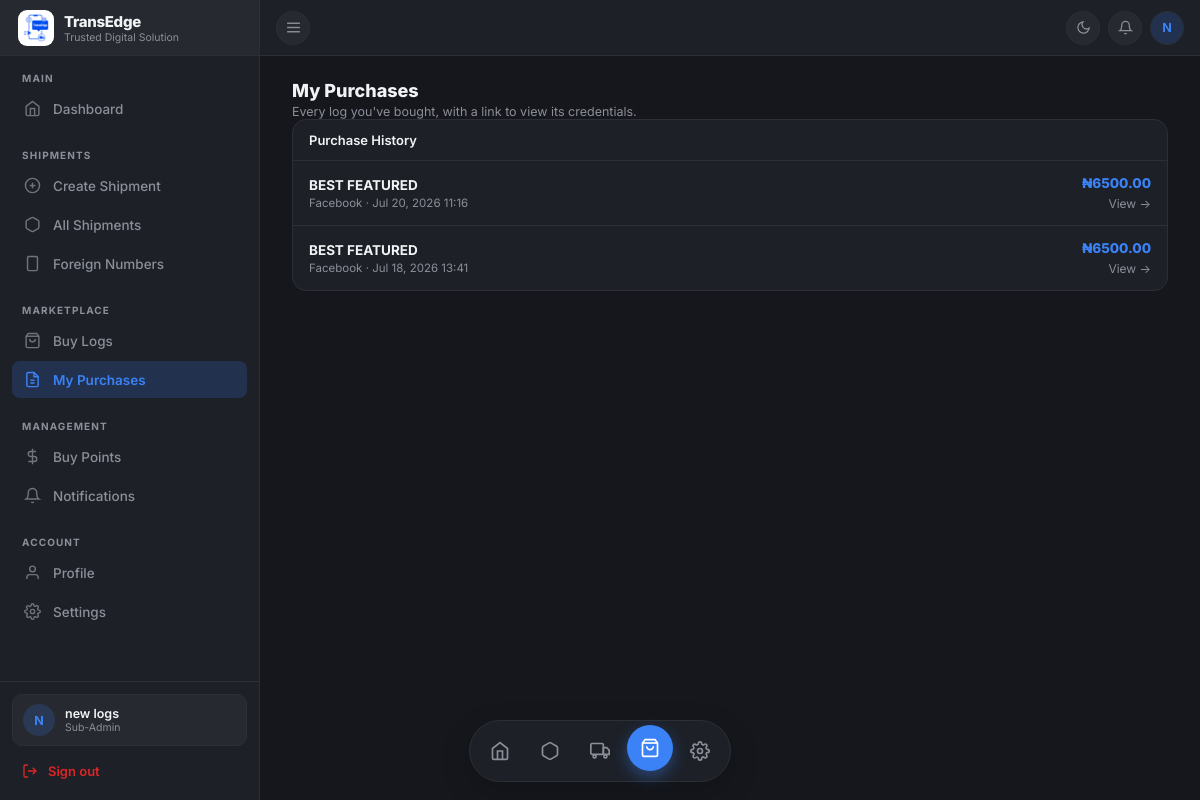
The app's page /shipping/buy-logs/purchases/ (signed in) with its own data.
### Business/models.py (models this page shows, shortened)
class User(AbstractBaseUser, PermissionsMixin):
    class Role(models.TextChoices):
        ADMIN     = "admin",     "Admin"
        STAFF     = "staff",     "Staff"
        SUB_ADMIN = "sub_admin", "Sub Admin"
    id          = models.UUIDField(primary_key=True, default=uuid.uuid4, editable=False)
    email       = models.EmailField(unique=True)
    full_name   = models.CharField(max_length=255)
    phone       = models.CharField(max_length=20, blank=True)
    role        = models.CharField(max_length=10, choices=Role.choices, default=Role.STAFF)
    is_active   = models.BooleanField(default=True)
    is_staff    = models.BooleanField(default=False)
    date_joined = models.DateTimeField(default=timezone.now)
    groups = models.ManyToManyField(
        'auth.Group',
        related_name='business_user_set',
        blank=True,
    )
    user_permissions = models.ManyToManyField(
        'auth.Permission',
        related_name='business_user_set',
        blank=True,
    )
    objects = UserManager()
    USERNAME_FIELD  = "email"
    REQUIRED_FIELDS = ["full_name"]

class Purchase(models.Model):
    id        = models.UUIDField(primary_key=True, default=uuid.uuid4, editable=False)
    buyer     = models.ForeignKey(
        settings.AUTH_USER_MODEL, on_delete=models.CASCADE,
        related_name="log_purchases",
    )
    product   = models.ForeignKey(
        BuyLogs, on_delete=models.CASCADE, related_name="purchases"
    )
    log       = models.OneToOneField(
        BuyLogDetails, on_delete=models.CASCADE, related_name="purchase"
    )
    account   = models.ForeignKey(
        Account, on_delete=models.SET_NULL, null=True,
        related_name="log_purchases",
        help_text="Wallet the purchase was debited from.",
    )
    amount        = models.DecimalField(max_digits=10, decimal_places=2)
    purchased_at  = models.DateTimeField(auto_now_add=True)
    class Meta:
        ordering = ["-purchased_at"]

class BuyLogs(models.Model):
    id          = models.UUIDField(primary_key=True, default=uuid.uuid4, editable=False)
    category    = models.ForeignKey(Category, on_delete=models.PROTECT, related_name="products")
    title       = models.CharField(max_length=200)
    image       = models.ImageField(upload_to="categories/")
    description = models.TextField()
    price       = models.DecimalField(max_digits=10, decimal_places=2)
    active      = models.BooleanField(default=True)
    created_at  = models.DateTimeField(auto_now_add=True)
    updated_at  = models.DateTimeField(auto_now=True)
    class Meta:
        ordering = ["category", "title"]
        verbose_name = "Log Product"
        verbose_name_plural = "Log Products"

class Category(models.Model):
    name       = models.CharField(max_length=50, unique=True)
    slug       = models.SlugField(max_length=60, unique=True, blank=True)
    icon       = models.CharField(max_length=60, blank=True, help_text="Font Awesome class, e.g. 'fab fa-facebook'")
    is_active  = models.BooleanField(default=True)
    order      = models.PositiveIntegerField(default=0)
    created_at = models.DateTimeField(auto_now_add=True)
    class Meta:
        ordering = ["order", "name"]
        verbose_name_plural = "Categories"

### Business/views.py (the view)
# urls.py: path("buy-logs/purchases/", views.my_purchases, name="buy-logs-my-purchases"),
@sub_admin_required
def my_purchases(request):
    purchases = (
        Purchase.objects
        .filter(buyer=request.user)
        .select_related("product", "log")
    )
    return render(request, "buy_logs/my_purchases.html", {"purchases": purchases})

### Business/context_processors.py (called while the page is built)
def unread_notifications(request):
    user = getattr(request, "user", None)
    if not user or not user.is_authenticated or user.role != User.Role.SUB_ADMIN:
        return {"unread_notifications": 0}
    unread_private = Notification.objects.filter(
        recipient=user, is_read=False
    ).count()
    read_public_ids = NotificationRead.objects.filter(
        user=user
    ).values_list("notification_id", flat=True)
    unread_public = Notification.objects.filter(
        is_public=True, recipient__isnull=True
    ).exclude(id__in=read_public_ids).count()
    return {"unread_notifications": unread_private + unread_public}

def branding(request):
    ref = request.session.get("active_referral_code")
    profile = SubAdminProfile.objects.filter(referral_code=ref).first() if ref else None
    settings_ctx = (
        SubAdminSiteSettings.for_user(profile.user) if profile
        else default_settings_context()
    )
    return {
        "settings": settings_ctx,
        "profile": profile,
        "testimonials": Testimonial.objects.filter(is_active=True).order_by("sort_order"),
        "gallery_images": BrandGalleryImage.objects.filter(is_active=True).order_by("sort_order"),
    }

### Business/views.py (called while the page is built)
def sub_admin_required(view_func):
    @wraps(view_func)
    @login_required
    def wrapper(request, *args, **kwargs):
        profile = getattr(request.user, "sub_admin_profile", None)
        if profile is None or profile.approval_status != SubAdminProfile.ApprovalStatus.APPROVED:
            messages.error(request, "Your sub-admin account isn't approved yet.")
            return redirect("sub-admin-dashboard")
        return view_func(request, *args, **kwargs)
    return wrapper

### Business/templates/buy_logs/my_purchases.html (shortened to what this page needs)
{% extends "admin/subadmin/base.html" %}
{% block content %}
<div class="page-head">
  <h1>My Purchases</h1>
  <p>Every log you've bought, with a link to view its credentials.</p>
</div>
<div class="section">
  <div class="section-header">
    <h3>Purchase History</h3>
  </div>
  {% for purchase in purchases %}
  <a href="{% url 'buy-logs-receipt' pk=purchase.pk %}" class="purchase-row">
    <div class="purchase-main">
      <div class="purchase-title">{{ purchase.product.title }}</div>
      <div class="purchase-meta">{{ purchase.product.category.name }} · {{ purchase.purchased_at|date:"M d, Y H:i" }}</div>
    </div>
    <div class="purchase-right">
      <div class="purchase-amount">₦{{ purchase.amount|floatformat:2 }}</div>
      <span class="purchase-arrow">View →</span>
    </div>
  </a>
  {% empty %}
  <div class="empty-cell">You haven't bought any logs yet.</div>
  {% endfor %}
</div>
{% endblock %}

### Business/templates/admin/subadmin/base.html (shortened to what this page needs)
{% load static %}
<!DOCTYPE html>
<html lang="en" data-theme="dark">
<head>
</head>
<body>
<aside class="sidebar" id="sidebar">
  <button type="button" class="sidebar-logo" id="sidebarLogoToggle" aria-label="Toggle sidebar">
    <div class="logo-mark-sb">
      <img src="{% static 'images/transedge-logo.png' %}" alt="TransEdge">
    </div>
    <div class="logo-text">
      <div class="name">TransEdge</div>
      <div class="tag">Trusted Digital Solution</div>
    </div>
  </button>
  <div class="sidebar-section">
    <div class="sidebar-label">Main</div>
    <a href="{% url 'sub-admin-dashboard' %}" class="sb-nav-item {% if request.resolver_match.url_name == 'sub-admin-dashboard' %}active{% endif %}">
      <svg width="17" height="17" fill="none" viewBox="0 0 24 24" stroke="currentColor" stroke-width="2"><path d="M3 9l9-7 9 7v11a2 2 0 01-2 2H5a2 2 0 01-2-2z"/><polyline points="9 22 9 12 15 12 15 22"/></svg>
      <span class="nav-text">Dashboard</span>
    </a>
  </div>
  <div class="sidebar-section">
    <div class="sidebar-label">Shipments</div>
    <a href="{% url 'sub-admin-shipment-create' %}" class="sb-nav-item {% if request.resolver_match.url_name == 'sub-admin-shipment-create' %}active{% endif %}">
      <svg width="17" height="17" fill="none" viewBox="0 0 24 24" stroke="currentColor" stroke-width="2"><circle cx="12" cy="12" r="10"/><line x1="12" y1="8" x2="12" y2="16"/><line x1="8" y1="12" x2="16" y2="12"/></svg>
      <span class="nav-text">Create Shipment</span>
    </a>
    <a href="{% url 'sub-admin-shipment-list' %}" class="sb-nav-item {% if request.resolver_match.url_name == 'sub-admin-shipment-list' %}active{% endif %}">
      <svg width="17" height="17" fill="none" viewBox="0 0 24 24" stroke="currentColor" stroke-width="2"><path d="M21 16V8a2 2 0 00-1-1.73l-7-4a2 2 0 00-2 0l-7 4A2 2 0 003 8v8a2 2 0 001 1.73l7 4a2 2 0 002 0l7-4A2 2 0 0021 16z"/></svg>
      <span class="nav-text">All Shipments</span>
    </a>
    <a href="{% url 'sub-admin-buy-foreign-number' %}" class="sb-nav-item {% if request.resolver_match.url_name == 'sub-admin-buy-foreign-number' %}active{% endif %}">
      <svg width="17" height="17" fill="none" viewBox="0 0 24 24" stroke="currentColor" stroke-width="2"><rect x="5" y="2" width="14" height="20" rx="2"/><line x1="12" y1="18" x2="12.01" y2="18"/></svg>
      <span class="nav-text">Foreign Numbers</span>
    </a>
  </div>
  <div class="sidebar-section">
    <div class="sidebar-label">Marketplace</div>
    <a href="{% url 'buy-logs-browse' %}" class="sb-nav-item ">
      <svg width="17" height="17" fill="none" viewBox="0 0 24 24" stroke="currentColor" stroke-width="2"><path d="M6 2L3 6v14a2 2 0 002 2h14a2 2 0 002-2V6l-3-4z"/><line x1="3" y1="6" x2="21" y2="6"/><path d="M16 10a4 4 0 01-8 0"/></svg>
      <span class="nav-text">Buy Logs</span>
    </a>
    <a href="{% url 'buy-logs-my-purchases' %}" class="sb-nav-item {% if request.resolver_match.url_name == 'buy-logs-my-purchases' or request.resolver_match.url_name == 'buy-logs-receipt' %}active{% endif %}">
      <svg width="17" height="17" fill="none" viewBox="0 0 24 24" stroke="currentColor" stroke-width="2"><path d="M14 2H6a2 2 0 00-2 2v16a2 2 0 002 2h12a2 2 0 002-2V8z"/><polyline points="14 2 14 8 20 8"/><line x1="9" y1="13" x2="15" y2="13"/><line x1="9" y1="17" x2="15" y2="17"/></svg>
      <span class="nav-text">My Purchases</span>
    </a>
  </div>
  <div class="sidebar-section">
    <div class="sidebar-label">Management</div>
    <a href="{% url 'sub-admin-buy-points' %}" class="sb-nav-item {% if request.resolver_match.url_name == 'sub-admin-buy-points' %}active{% endif %}">
      <svg width="17" height="17" fill="none" viewBox="0 0 24 24" stroke="currentColor" stroke-width="2"><line x1="12" y1="1" x2="12" y2="23"/><path d="M17 5H9.5a3.5 3.5 0 000 7h5a3.5 3.5 0 010 7H6"/></svg>
      <span class="nav-text">Buy Points</span>
    </a>
    <a href="{% url 'sub-admin-notifications' %}" class="sb-nav-item {% if request.resolver_match.url_name == 'sub-admin-notifications' %}active{% endif %}">
      <svg width="17" height="17" fill="none" viewBox="0 0 24 24" stroke="currentColor" stroke-width="2"><path d="M18 8a6 6 0 00-12 0c0 7-3 9-3 9h18s-3-2-3-9"/><path d="M13.73 21a2 2 0 01-3.46 0"/></svg>
      <span class="nav-text">Notifications</span>
    </a>
  </div>
  <div class="sidebar-section">
    <div class="sidebar-label">Account</div>
    <a href="{% url 'sub-admin-profile' %}" class="sb-nav-item {% if request.resolver_match.url_name == 'sub-admin-profile' %}active{% endif %}">
      <svg width="17" height="17" fill="none" viewBox="0 0 24 24" stroke="currentColor" stroke-width="2"><path d="M20 21v-2a4 4 0 00-4-4H8a4 4 0 00-4 4v2"/><circle cx="12" cy="7" r="4"/></svg>
      <span class="nav-text">Profile</span>
    </a>
    <a href="{% url 'sub-admin-site-settings' %}" class="sb-nav-item {% if request.resolver_match.url_name == 'sub-admin-site-settings' %}active{% endif %}">
      <span class="nav-text">Settings</span>
    </a>
  </div>
  <div class="sidebar-footer">
    <div class="sb-user-card">
      <div class="sb-avatar">{{ request.user.full_name|default:"?"|first|upper }}</div>
      <div class="sb-user-info">
        <div class="sb-user-name">{{ request.user.full_name|default:"Sub Admin" }}</div>
        <div class="sb-user-role">Sub-Admin</div>
      </div>
    </div>
    <a href="{% url 'sub-admin-logout' %}" class="sb-logout">
      <svg width="16" height="16" fill="none" viewBox="0 0 24 24" stroke="currentColor" stroke-width="2"><path d="M9 21H5a2 2 0 01-2-2V5a2 2 0 012-2h4"/><polyline points="16 17 21 12 16 7"/><line x1="21" y1="12" x2="9" y2="12"/></svg>
      <span class="nav-text">Sign out</span>
    </a>
  </div>
</aside>
<div class="main">
  <header class="topbar">
    <div class="topbar-left">
      <button type="button" class="icon-btn menu-btn" id="mobileMenuBtn" aria-label="Open menu">
        <svg width="17" height="17" fill="none" viewBox="0 0 24 24" stroke="currentColor" stroke-width="2">
          <line x1="3" y1="6" x2="21" y2="6"/><line x1="3" y1="12" x2="21" y2="12"/><line x1="3" y1="18" x2="21" y2="18"/>
        </svg>
      </button>
    </div>
    <div class="topbar-right">
      <button class="icon-btn theme-btn" id="themeToggle" aria-label="Toggle theme">
        <svg class="icon-moon" width="15" height="15" fill="none" viewBox="0 0 24 24" stroke="currentColor" stroke-width="2">
          <path d="M21 12.79A9 9 0 1111.21 3 7 7 0 0021 12.79z"/>
        </svg>
      </button>
<div style="position:relative;">
  <button type="button" class="icon-btn" id="notifBellBtn" aria-label="Notifications" aria-haspopup="true">
    <svg width="15" height="15" fill="none" viewBox="0 0 24 24" stroke="currentColor" stroke-width="2">
      <path d="M18 8a6 6 0 00-12 0c0 7-3 9-3 9h18s-3-2-3-9"/>
      <path d="M13.73 21a2 2 0 01-3.46 0"/>
    </svg>
  </button>
</div>
      <a href="{% url 'sub-admin-profile' %}" class="avatar-btn" aria-label="Profile">
        {{ request.user.full_name|default:"?"|first|upper }}
      </a>
    </div>
  </header>
  <div class="content">
    {% block content %}{% endblock %}
  </div>
</div>
<nav class="bottom-nav">
  <a href="{% url 'sub-admin-dashboard' %}"
     class="bn-item {% if request.resolver_match.url_name == 'sub-admin-dashboard' %}active{% endif %}"
     aria-label="Dashboard">
    <svg width="20" height="20" fill="none" viewBox="0 0 24 24" stroke="currentColor" stroke-width="2">
      <path d="M3 9l9-7 9 7v11a2 2 0 01-2 2H5a2 2 0 01-2-2z"/>
      <polyline points="9 22 9 12 15 12 15 22"/>
    </svg>
  </a>
  <a href="{% url 'sub-admin-buy-foreign-number' %}"
     class="bn-item {% if request.resolver_match.url_name == 'sub-admin-buy-foreign-number' %}active{% endif %}"
     aria-label="phone">
    <svg width="20" height="20" fill="none" viewBox="0 0 24 24" stroke="currentColor" stroke-width="2">
      <path d="M21 16V8a2 2 0 00-1-1.73l-7-4a2 2 0 00-2 0l-7 4A2 2 0 003 8v8a2 2 0 001 1.73l7 4a2 2 0 002 0l7-4A2 2 0 0021 16z"/>
    </svg>
  </a>
  <a href="{% url 'sub-admin-shipment-list' %}"
     class="bn-item {% if request.resolver_match.url_name == 'sub-admin-shipment-list' %}active{% endif %}"
     aria-label="Create Shipment">
    <svg width="20" height="20" fill="none" viewBox="0 0 24 24" stroke="currentColor" stroke-width="2">
      <rect x="1" y="3" width="15" height="13" rx="1.5"/>
      <path d="M16 8h4l3 3v5h-7V8z"/>
      <circle cx="5.5" cy="18.5" r="1.8"/>
      <circle cx="18.5" cy="18.5" r="1.8"/>
    </svg>
  </a>
  <a href="{% url 'buy-logs-browse' %}"
     class="bn-item {% if request.resolver_match.url_name == 'buy-logs-browse' or request.resolver_match.url_name == 'buy-logs-detail' or request.resolver_match.url_name == 'buy-logs-my-purchases' or request.resolver_match.url_name == 'buy-logs-receipt' %}active{% endif %}"
     aria-label="Buy Logs">
    <svg width="20" height="20" fill="none" viewBox="0 0 24 24" stroke="currentColor" stroke-width="2">
      <path d="M6 2L3 6v14a2 2 0 002 2h14a2 2 0 002-2V6l-3-4z"/>
      <line x1="3" y1="6" x2="21" y2="6"/>
      <path d="M16 10a4 4 0 01-8 0"/>
    </svg>
  </a>
  <a href="{% url 'sub-admin-site-settings' %}"
     class="bn-item {% if request.resolver_match.url_name == 'sub-admin-site-settings' %}active{% endif %}"
     aria-label="Settings">
  </a>
</nav>
</body>
</html>

### records on screen
User: user.full_name|first "N", user.full_name "new logs"
Purchase: product "BEST FEATURED", product.category.name "Facebook", purchased_at "Jul 20, 2026 11:16", amount "6500.00"
Purchase: product "BEST FEATURED", product.category.name "Facebook", purchased_at "Jul 18, 2026 13:41", amount "6500.00"
